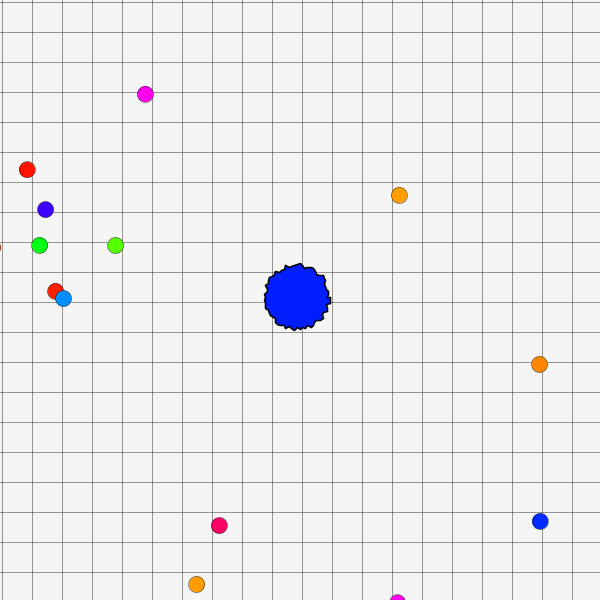
Frame 1 (no input)
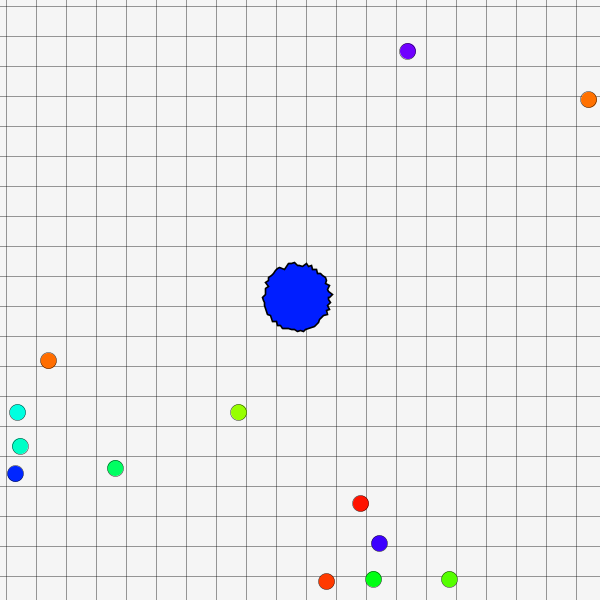
Frame 60 (the mouse pressed at the canvas centre just before this capture)
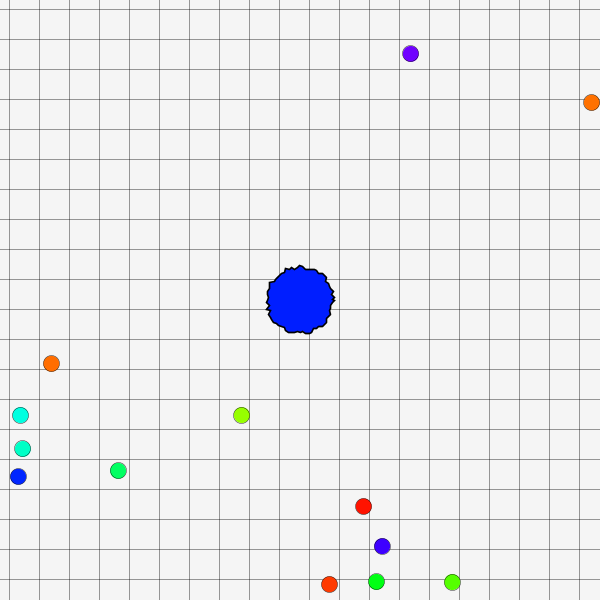
Frame 120 (the mouse held since frame 60 and released just before this capture)

The Processing sketch that drew these frames (run headless with seeded random() and noise(); from frame 60 on, the mouse is pressed at the canvas centre):

// Processing sketch: C32_AgarIo
// ── C32_AgarIo.pde
Cell me;
ArrayList<Cell> food;
float res = 30;

void setup() {
  size(600, 600);
  colorMode(HSB);

  me = new Cell(0, 0, 32, true);

  food = new ArrayList<Cell>();
  for (int i = 0; i < 200; i++) {
    food.add(new Cell(random(-2 * width, 2 * width), random(-2*height, 2*height), 8, false));
  }
}



void draw() {
  me.move();
  translate(width/2, height/2);
  translate(-me.pos.x, -me.pos.y);

  background(245);
  stroke(0);
  strokeWeight(4);
  noFill();
  rect(-2*width, -2*height, 4*width, 4*height); 

  stroke(0, 100);
  strokeWeight(1);
  float ex = 5;
  float startx = me.pos.x - width/2 - me.pos.x % res - ex * res;
  float starty = me.pos.y - height/2 - me.pos.y % res - ex * res;
  for (int i = 0; i < width/res + 2*ex; i++) {
    line(startx, starty + i*res, startx + width + 2*ex*res, starty + i*res);
    line(startx + i*res, starty, startx + i*res, starty + height + 2*ex*res);
  }


  me.move();
  for (int i = food.size()-1; i >=0; i--) {
    Cell f = food.get(i);
    if (me.eat(f)) {
      food.remove(i);
      food.add(new Cell(random(-2 * width, 2 * width), random(-2*height, 2*height), 8, false));
      continue;
    }
    f.display();
  }
  me.display();
}
// ── Cell.pde
class Cell {

  PVector pos;
  float r;
  float hue;
  boolean wobble;

  Cell(float x, float y, float r_, boolean w) {
    pos = new PVector(x, y);
    r = r_;
    wobble = w;
    hue = random(255);
  }



  boolean eat(Cell other) {
    if (other.r >= r) return false;
    if (PVector.dist(other.pos, pos) > other.r + r) return false;

    r = sqrt(r*r + other.r*other.r);
    return true;
  }


  void move() {
    PVector dir = new PVector(mouseX - width/2, mouseY - height/2);
    float mag = constrain(map(dir.mag(), 0, (width + height)/2, 0, 10), 0, 4);
    dir.setMag(mag);
    pos.add(dir);
    pos.x = constrain(pos.x, -2*width, 2*width);  
    pos.y = constrain(pos.y, -2*height, 2*height);
  }


  void display() {
    stroke(0);
    strokeWeight(r / 20);
    fill(hue, 255, 255);

    if (!wobble) {
      ellipse(pos.x, pos.y, 2*r, 2*r);
    } else {
      beginShape();
      for (float theta = 0; theta < TWO_PI; theta+=PI/36) {
        float wr = r + map(random(1), 0, 1, -r/16, r/16); // noise instead of random
        float x = pos.x + wr * cos(theta);
        float y = pos.y + wr * sin(theta);
        vertex(x, y);
      }
      endShape(CLOSE);
    }
  }
}
